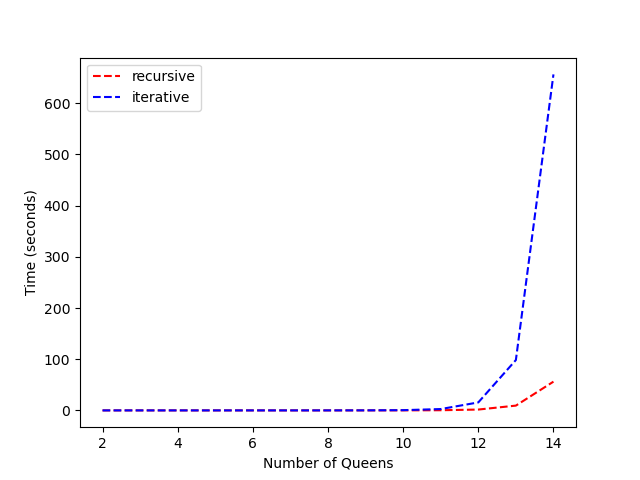

Write the Python code that produced this figure.
from time import time
from os import path
import pickle
import matplotlib.pyplot as plt

def timer(func):
    def wrap_func(*args, **kwargs):
        global time_capture
        t1 = time()
        result = func(*args, **kwargs)
        t2 = time()
        delta_t = t2-t1
        print(f'Function {func.__name__!r} N = {args[0]} executed in {delta_t}s')
        time_capture[func.__name__].append((args[0], delta_t))
        return result
    return wrap_func


@timer
def nqueen_recursive(N):
    numOfSol = 0  

    b = N*[-1] 
    colFree = N*[1] 
    upFree = (2*N - 1)*[1] 		
    downFree = (2*N - 1)*[1]    		

    def putQueen(r, b, colFree, upFree, downFree):
        nonlocal N
        nonlocal numOfSol
        for c in range(N): 
            if colFree[c] and upFree[r+c] and downFree[r-c+N-1]:
                b[r] = c

                colFree[c] = upFree[r+c] = downFree[r-c+N-1] = 0

                if r == N-1:
                    numOfSol += 1
                else:
                    putQueen(r+1, b, colFree, upFree, downFree)
                colFree[c] = upFree[r+c] = downFree[r-c+N-1] = 1
                                                                
    putQueen(0, b, colFree, upFree, downFree)
    print(f'Number of Solutions : {numOfSol}')


@timer
def nqueen_iterative(N):
    queens = []
    numOfSol = 0

    def is_queen_safe(row, col):
        nonlocal queens
        for r, c in enumerate(queens):
            if r == row or c == col or abs(row - r) == abs(col - c):
                return False
        return True

    def solve():
        nonlocal queens
        nonlocal N
        nonlocal numOfSol
        queens = []
        col = row = 0
        while True:
            while col < N and not is_queen_safe(row, col):
                col += 1
            if col < N:
                queens.append(col)
                if row + 1 >= N:
                    numOfSol += 1
                    queens.pop()
                    col = N
                else:
                    row += 1
                    col = 0
            if col >= N:
                if row == 0:  
                    return 
                col = queens.pop() + 1
                row -= 1
    
    
    solve()
    print(f"Number of Solutions : {numOfSol}")


time_capture = {
    'nqueen_recursive': [],
    'nqueen_iterative': []
}


def nqueen():
    for n in range(2, 15):
        nqueen_recursive(n)
        nqueen_iterative(n)

    # saving data
    print('saving time capture to nqueen_time_capture.pkl.......')
    with open('nqueen_time_capture.pkl', 'wb') as file:
        pickle.dump(time_capture, file)

def plot_graph():
    with open('nqueen_time_capture.pkl', 'rb') as file:
        time_capture = pickle.load(file)
    print(time_capture)

    recursive = list(map(lambda x: x[1], time_capture['nqueen_recursive']))
    iterative = list(map(lambda x: x[1], time_capture['nqueen_iterative']))
    N = [i for i in range(2, 15)]
    plt.xlabel('Number of Queens')
    plt.ylabel('Time (seconds)')
    plt.plot(N, recursive, 'r--', label='recursive')
    plt.plot(N, iterative, 'b--', label='iterative')
    plt.legend(loc='upper left')
    plt.show()
 

if __name__ == '__main__':
    if not path.isfile('./nqueen_time_capture.pkl'):
        nqueen()
    plot_graph()
